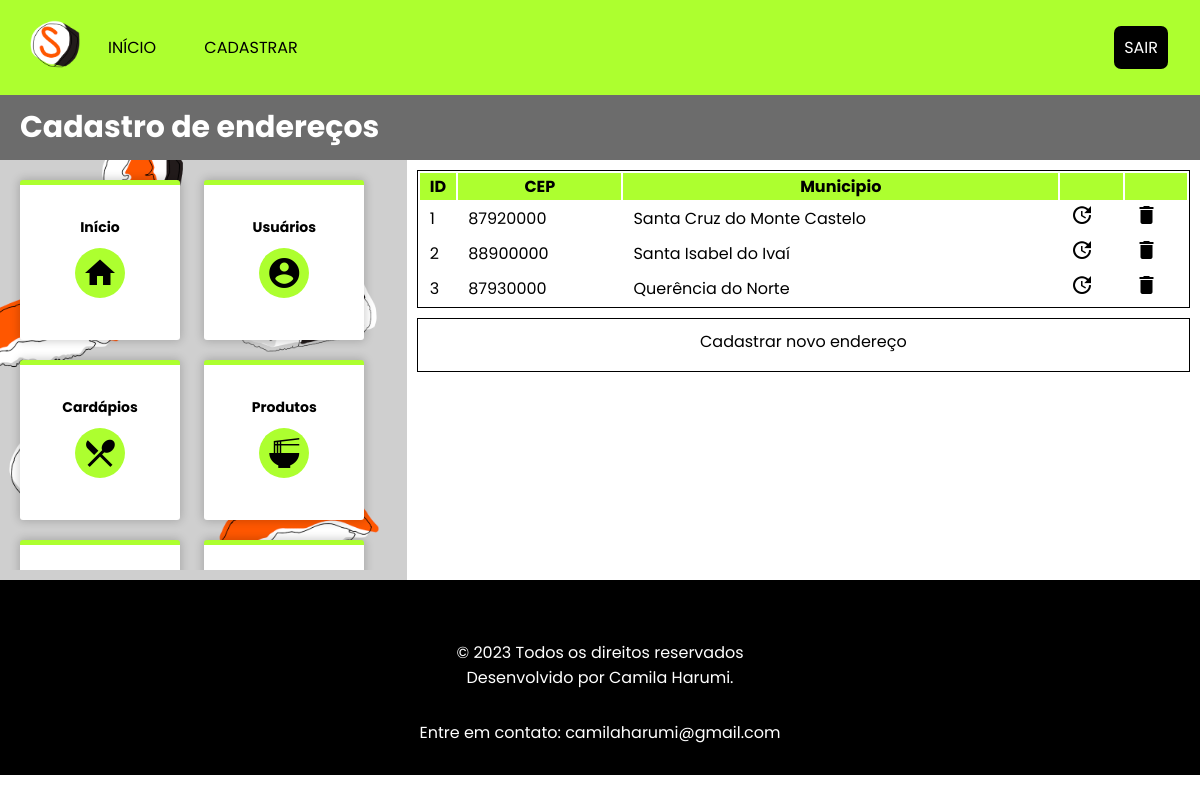
The app's page /listarEnderecoClientes.php (signed in) with its own data.
### tables this page shows
CREATE TABLE IF NOT EXISTS EnderecoCliente (
    CodEnderecoCliente INT NOT NULL AUTO_INCREMENT,
    CEP CHAR(8) NOT NULL UNIQUE,
    Municipio VARCHAR(50) NOT NULL,
    PRIMARY KEY (CodEnderecoCliente)
);

### listarEnderecoClientes.php (the view, shortened to what this page needs)
<?php include 'includes/menu.php'; ?>
<header id="header-cadastro">
    <h1>Cadastro de endereços</h1>
</header>
<section id="tela-gerenciamento">
    <?php include 'includes/sidebar.php' ?>
    <article>
        <table>
            <tr>
                <th>ID</th>
                <th>CEP</th>
                <th>Municipio</th>
                <th></th>
                <th></th>
            </tr>
            <?php
                include 'includes/conectarBD.php';
                $sql = "SELECT * FROM EnderecoCliente";
                $resultado = mysqli_query($conn, $sql);
                if ($resultado) {
                    while ($row = mysqli_fetch_assoc($resultado)) {
                        echo "<tr>
                                <td>" . $row['CodEnderecoCliente'] . "</td>
                                <td>" . $row['CEP'] . "</td>
                                <td>" . $row['Municipio'] . "</td>
                                <td><a href='cadastrarEnderecoCliente.php?id=" . $row['CodEnderecoCliente'] . "'><i class='material-icons'>update</i></a></td>
                                <td><a href='excluirEnderecoCliente.php?id=" . $row['CodEnderecoCliente'] . "'><i class='material-icons'>delete</i></a></td>
                            </tr>";
                    }
                }
            ?>
        </table>
        <div class="botao-cadastrar"><a href="cadastrarEnderecoCliente.php">Cadastrar novo endereço</a></div>
    </article>
</section>
<?php include 'includes/rodape.php';?>

### css/style.css (style rules this page uses)
* { box-sizing: border-box; -webkit-box-sizing: border-box; -moz-box-sizing: border-box; font-family: 'Poppins', Arial, Verdana, sans-serif; }
body, h1, h2, p, a { padding: 0px; margin: 0px; overflow-x: hidden; }
body { min-height: 100vh; }
table { background-color: white; width: 100%; margin: auto; border: 1px solid black; }
table th { background-color: greenyellow; }
table td { padding-left: 10px; }
h1 { font-size: 30px; }
#header-cadastro { background-color: #6c6c6c; color: white; font-size: 20px; padding: 10px; padding-left: 20px; }
section#tela-gerenciamento { display: flex; display: -webkit-flex; }
article { padding: 10px; -webkit-flex: 3; -ms-flex: 3; flex: 2; overflow: scroll; overflow-x: hidden; }
.botao-cadastrar { background-color: white; color: black; width: 100%; text-align: center; margin-top: 10px; border: 1px solid black; cursor: pointer; transition: 0.4s; }
.botao-cadastrar a { display: inline-block; color: black; width: 100%; height: 100%; text-decoration: none; padding: 10px; }
.material-icons { color: black; }

### records on screen
enderecocliente: CodEnderecoCliente "1", CEP "87920000", Municipio "Santa Cruz do Monte Castelo"
enderecocliente: CodEnderecoCliente "2", CEP "88900000", Municipio "Santa Isabel do Ivaí"
enderecocliente: CodEnderecoCliente "3", CEP "87930000", Municipio "Querência do Norte"
